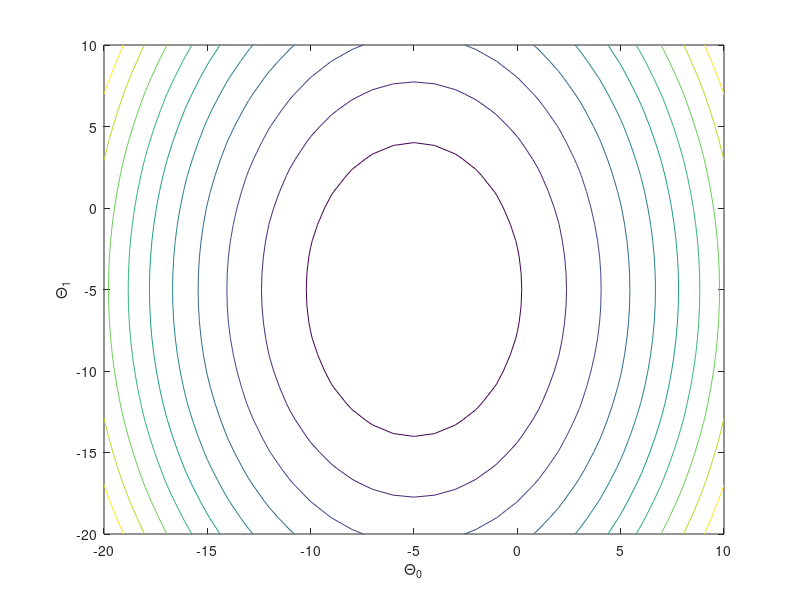

MATLAB code for this plot:
function LinearRegressionCost
    a = -5;
    b = -5;
    x = -1:0.01:1;
    Theta0 = -20:10;
    Theta1 = -20:10;
    y = linearEquation(a,b,x,[length(Theta0), length(Theta1)]);
    h = linearHypothesis(Theta0, Theta1, x);
    J = linearCost(y, h, length(x));
    contour(Theta0, Theta1,J);
    xlabel('\Theta_0'); ylabel('\Theta_1'); zlabel('J(\Theta_0,\Theta_1)');
end

function J = linearCost(y, h, m)
    %assert logical(size(y) == size(h));
    dim = size(y);
    J = zeros(dim(1), dim(2));
    for ii = 1:dim(1)
        for jj = 1:dim(2)
            % size(1 / 2 / m * sum((y(ii,jj,:) - h(ii,jj,:)).^2))
            J(ii, jj) = 1 / 2 / m * sum((y(ii,jj,:) - h(ii,jj,:)).^2);
        end
    end
end

function y = linearEquation(a, b, x, dim)
    if (size(dim,2) ~= 2)
        error('Woops...');
    end
    [A,B] = meshgrid(a*ones(1,dim(1)), b*ones(1,dim(2)));
    y = zeros(dim(1), dim(2), length(x));
    for ii = 1:dim(1)
        for jj = 1:dim(2)
            for kk = 1:length(x)
                y(ii,jj,kk) = A(ii,jj) + B(ii,jj)*x(kk);
            end
        end
    end
end


function h = linearHypothesis(Theta0, Theta1, x)
    % Theta0 and Theta1 are supposed to be vectors
    % h will be a 3D matrix with Z axis representing different x values
    [T0, T1] = meshgrid(Theta0, Theta1);
    h = zeros(length(Theta0), length(Theta1), length(x));
    for ii = 1:length(Theta0)
        for jj = 1:length(Theta1)
            for kk = 1:length(x)
                h(ii,jj,kk) = T0(ii,jj) + T1(ii,jj)*x(kk);
            end
        end
    end
end

function fun(x)
    disp(x);
end